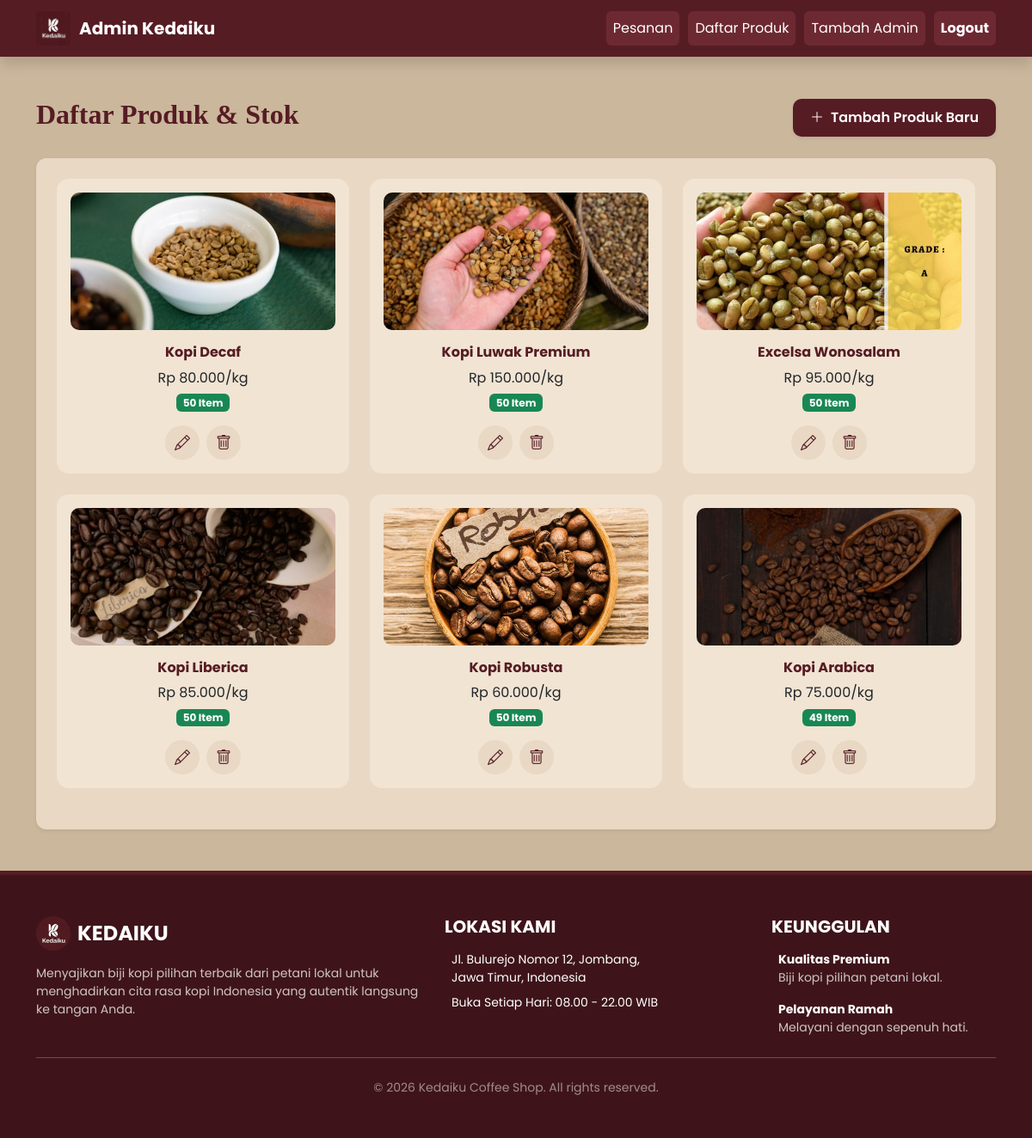
Screenshot of /kelola_produk.php (signed in) with the database file from the repository.
### tables this page shows
CREATE TABLE IF NOT EXISTS `produk` (
  `id` int NOT NULL AUTO_INCREMENT,
  `nama` varchar(100) DEFAULT NULL,
  `harga` int DEFAULT NULL,
  `gambar` varchar(200) DEFAULT NULL,
  `stok` int NOT NULL DEFAULT '0',
  PRIMARY KEY (`id`)
);

### kelola_produk.php (the view, shortened to what this page needs)
<?php
include 'koneksi.php';
?>
<!DOCTYPE html>
<html lang="id">
<head>
    <link rel="stylesheet" href="assets/css/style.css">
    <link rel="stylesheet" href="https://cdn.jsdelivr.net/npm/bootstrap@5.3.2/dist/css/bootstrap.min.css">
    <link rel="stylesheet" href="https://cdn.jsdelivr.net/npm/bootstrap-icons@1.11.3/font/bootstrap-icons.css">
</head>
<body>
<nav class="navbar navbar-expand-lg navbar-dark navbar-custom sticky-top shadow">
    <div class="container">
        <a class="navbar-brand fw-bold" href="admin.php">
            <img src="assets/gambar/Logo_Project.jpeg" alt="Logo Kedaiku">
            Admin Kedaiku
        </a>
        <div class="collapse navbar-collapse" id="navbarNav">
            <ul class="navbar-nav ms-auto">
                <li class="nav-item"><a class="nav-link" href="admin.php">Pesanan</a></li>
                <li class="nav-item"><a class="nav-link active" href="kelola_produk.php">Daftar Produk</a></li>
                <li class="nav-item"><a class="nav-link" href="tambah_admin.php">Tambah Admin</a></li>
                <li class="nav-item"><a class="nav-link text-warning fw-bold" href="logout.php">Logout</a></li>
            </ul>
        </div>
    </div>
</nav>
<div class="container my-5">
    <div class="d-flex justify-content-between align-items-center mb-4">
        <h2>Daftar Produk & Stok</h2>
        <a href="tambah_produk.php" class="btn btn-add shadow-sm">
            <i class="bi bi-plus-lg me-2"></i>Tambah Produk Baru
        </a>
    </div>
    <div class="card p-4 shadow-sm border-0">
        <div class="row">
            <?php
            $query = $koneksi->query("SELECT * FROM produk ORDER BY id DESC");
            if ($query->num_rows > 0) {
                while ($row = $query->fetch_assoc()) {
            ?>
            <div class="col-md-4 col-sm-6 mb-4">
                <div class="produk-card p-3 h-100 text-center">
                    <img src="assets/gambar/<?php echo $row['gambar']; ?>" class="produk-img mb-3">
                    <h6 class="fw-bold"><?php echo $row['nama']; ?></h6>
                    <p class="mb-1">Rp <?php echo number_format($row['harga'], 0, ',', '.'); ?>/kg</p>
                    <?php if ($row['stok'] > 0) { ?>
                        <span class="badge bg-success mb-2"><?php echo $row['stok']; ?> Item</span>
                    <?php } else { ?>
                        <span class="badge bg-danger mb-2">Habis</span>
                    <?php } ?>
                    <div class="d-flex justify-content-center gap-2 mt-2">
                        <a href="edit_produk.php?id=<?php echo $row['id']; ?>" class="btn icon-btn edit-btn">
                            <i class="bi bi-pencil"></i>
                        </a>
                        <a href="kelola_produk.php?hapus=<?php echo $row['id']; ?>"
                           class="btn icon-btn delete-btn"
                           onclick="return confirm('Yakin ingin menghapus kopi ini?');">
                            <i class="bi bi-trash"></i>
                        </a>
                    </div>
                </div>
            </div>
            <?php
                }
            } else {
                echo "<div class='text-center py-5'>
                        <i class='bi bi-box-seam display-1 text-muted'></i>
                        <p class='mt-3 text-muted'>Belum ada produk. Silakan tambah produk baru.</p>
                      </div>";
            }
            ?>
        </div>
    </div>
</div>
<?php include 'layout/footer.php'; ?>
</body>
</html>

### assets/css/style.css (style rules this page uses)
body { font-family:'Poppins',sans-serif; background:#c7b7a3; }
.navbar-custom { background:#561c24; }
.navbar-nav .nav-link { background:#6d2932; color:white !important; padding:8px 16px; margin-left:10px; border-radius:6px; transition:0.3s; }
h1,h2,h3 { font-family:'Playfair Display', serif; color:#561c24; }

### kelola_produk.php (style rules this page uses)
body { background: #cbb79c; font-family: 'Poppins', sans-serif; }
.navbar-custom { background: #561c24; }
.navbar-brand { display: flex; align-items: center; gap: 10px; }
.navbar-brand img { height: 40px; border-radius: 4px; }
.card { background: #e8d8c4; border-radius: 12px; }
h2 { color: #561c24; font-weight: 600; }
.produk-card { background: #f1e4d3; border-radius: 14px; transition: 0.3s; }
.produk-img { width: 100%; height: 160px; object-fit: cover; border-radius: 10px; }
.produk-card h6 { color: #561c24; }
.btn-add { background: #561c24; color: white; border-radius: 10px; font-weight: 600; padding: 10px 20px; transition: 0.3s; border: none; }
.icon-btn { width: 40px; height: 40px; display: flex; align-items: center; justify-content: center; border-radius: 50%; background: #e8d8c4; text-decoration: none; transition: 0.2s; }
.icon-btn i { font-size: 18px; color: #561c24; }

### rows the page displays
produk: gambar (picture), nama "Kopi Decaf", harga "80.000", stok "50"
produk: gambar (picture), nama "Kopi Luwak Premium", harga "150.000", stok "50"
produk: gambar (picture), nama "Excelsa Wonosalam", harga "95.000", stok "50"
produk: gambar (picture), nama "Kopi Liberica", harga "85.000", stok "50"
produk: gambar (picture), nama "Kopi Robusta", harga "60.000", stok "50"
produk: gambar (picture), nama "Kopi Arabica", harga "75.000", stok "49"
